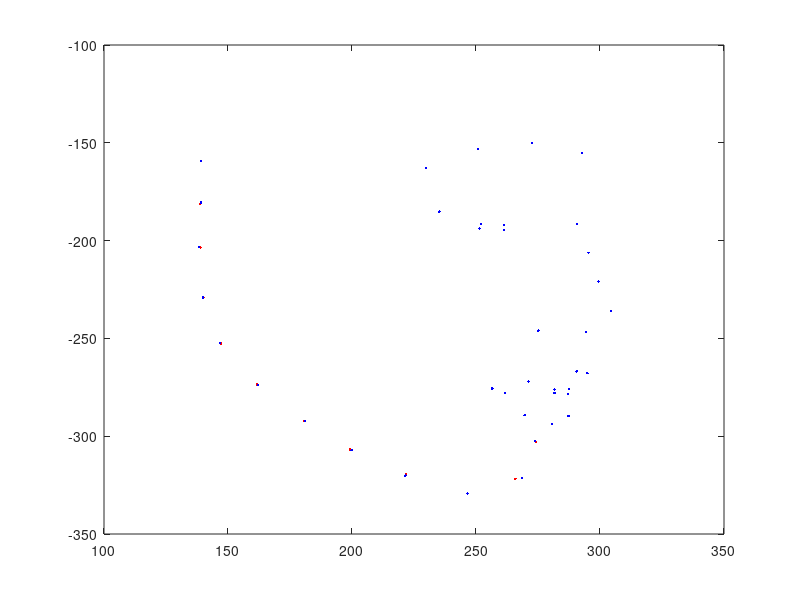

Source code (MATLAB): (Note: this script raises an error after producing the figure.)
clear
load('menpo_68_pts_train_profile');

vis_pts_left = all_pts_left(:,1,1) ~= -1;
xs = all_pts_left(vis_pts_left,:,:);
xs = squeeze(cat(1, xs(:,1,:), xs(:,2,:)));

ys =  squeeze(cat(1, all_pts_orig_left(:,1,:), all_pts_orig_left(:,2,:)));

a_left = ys /xs;
a_left(abs(a_left)<0.001) = 0;
transformed_left = a_left * xs;
xs_pred_left = transformed_left(1:end/2,:);
ys_pred_left = transformed_left(end/2+1:end,:);

vis_pts_right = all_pts_right(:,1,1) ~= -1;
xs = all_pts_right(vis_pts_right,:,:);
xs = squeeze(cat(1, xs(:,1,:), xs(:,2,:)));

ys =  squeeze(cat(1, all_pts_orig_right(:,1,:), all_pts_orig_right(:,2,:)));

a_right = ys /xs;
a_right(abs(a_right)<0.001) = 0;
transformed_right = a_right * xs;
xs_pred_right = transformed_right(1:end/2,:);
ys_pred_right = transformed_right(end/2+1:end,:);
% pred_left = cat(2,transformed_left

%%
num = 110;
plot(all_pts_orig_right(:,1,num), -all_pts_orig_right(:,2,num), '.r');
hold on;
plot(xs_pred_right(:,num), -ys_pred_right(:,num), '.b');
hold off;

%% Evaluate on the validation data (see how much error is added)

load('menpo_68_pts_valid_profile');

xs = all_pts_left(vis_pts_left,:,:);
xs = squeeze(cat(1, xs(:,1,:), xs(:,2,:)));

transformed_left = a_left * xs;
xs_pred_left = transformed_left(1:end/2,:);
ys_pred_left = transformed_left(end/2+1:end,:);

shapes = cell(size(ys_pred_left,1),1);
labels = cell(size(ys_pred_left,1),1);

for i=1:numel(shapes)
    shapes{i} = cat(2, xs_pred_left(:,i), ys_pred_left(:,i));
    labels{i} = all_pts_orig_left(:,:,i);
end

errors_left = compute_error_menpo_prof(labels, shapes);


xs = all_pts_right(vis_pts_right,:,:);
xs = squeeze(cat(1, xs(:,1,:), xs(:,2,:)));

transformed_right = a_right * xs;
xs_pred_right = transformed_right(1:end/2,:);
ys_pred_right = transformed_right(end/2+1:end,:);

shapes = cell(size(ys_pred_right,1),1);
labels = cell(size(ys_pred_right,1),1);

for i=1:numel(shapes)
    shapes{i} = cat(2, xs_pred_right(:,i), ys_pred_right(:,i));
    labels{i} = all_pts_orig_right(:,:,i);
end

errors_right = compute_error_menpo_prof(labels, shapes);
save('conversion', 'a_left', 'a_right', 'vis_pts_left', 'vis_pts_right');
% Try with scaling
